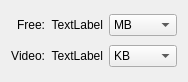
<?xml version="1.0" encoding="UTF-8"?>
<ui version="4.0">
 <class>Storage</class>
 <widget class="QWidget" name="Storage">
  <property name="geometry">
   <rect>
    <x>0</x>
    <y>0</y>
    <width>188</width>
    <height>82</height>
   </rect>
  </property>
  <property name="windowTitle">
   <string notr="true">Form</string>
  </property>
  <property name="toolTip">
   <string notr="true"/>
  </property>
  <layout class="QGridLayout" name="gridLayout">
   <item row="1" column="0">
    <widget class="QLabel" name="label_3">
     <property name="text">
      <string>Video:</string>
     </property>
     <property name="alignment">
      <set>Qt::AlignRight|Qt::AlignTrailing|Qt::AlignVCenter</set>
     </property>
    </widget>
   </item>
   <item row="0" column="1">
    <widget class="QLabel" name="labelFreeSize">
     <property name="text">
      <string notr="true">TextLabel</string>
     </property>
     <property name="alignment">
      <set>Qt::AlignRight|Qt::AlignTrailing|Qt::AlignVCenter</set>
     </property>
    </widget>
   </item>
   <item row="0" column="2">
    <widget class="QComboBox" name="comboBox">
     <property name="sizePolicy">
      <sizepolicy hsizetype="MinimumExpanding" vsizetype="Fixed">
       <horstretch>0</horstretch>
       <verstretch>0</verstretch>
      </sizepolicy>
     </property>
     <property name="currentText">
      <string notr="true">MB</string>
     </property>
     <property name="currentIndex">
      <number>1</number>
     </property>
     <item>
      <property name="text">
       <string>GB</string>
      </property>
     </item>
     <item>
      <property name="text">
       <string>MB</string>
      </property>
     </item>
     <item>
      <property name="text">
       <string>KB</string>
      </property>
     </item>
    </widget>
   </item>
   <item row="1" column="2">
    <widget class="QComboBox" name="comboBox_2">
     <property name="sizePolicy">
      <sizepolicy hsizetype="MinimumExpanding" vsizetype="Fixed">
       <horstretch>0</horstretch>
       <verstretch>0</verstretch>
      </sizepolicy>
     </property>
     <property name="currentText">
      <string notr="true">KB</string>
     </property>
     <property name="currentIndex">
      <number>2</number>
     </property>
     <item>
      <property name="text">
       <string notr="true">GB</string>
      </property>
     </item>
     <item>
      <property name="text">
       <string>MB</string>
      </property>
     </item>
     <item>
      <property name="text">
       <string>KB</string>
      </property>
     </item>
    </widget>
   </item>
   <item row="0" column="0">
    <widget class="QLabel" name="label">
     <property name="text">
      <string>Free:</string>
     </property>
     <property name="alignment">
      <set>Qt::AlignRight|Qt::AlignTrailing|Qt::AlignVCenter</set>
     </property>
    </widget>
   </item>
   <item row="1" column="1">
    <widget class="QLabel" name="labelVideoSize">
     <property name="text">
      <string notr="true">TextLabel</string>
     </property>
     <property name="alignment">
      <set>Qt::AlignRight|Qt::AlignTrailing|Qt::AlignVCenter</set>
     </property>
    </widget>
   </item>
  </layout>
 </widget>
 <resources/>
 <connections/>
</ui>
